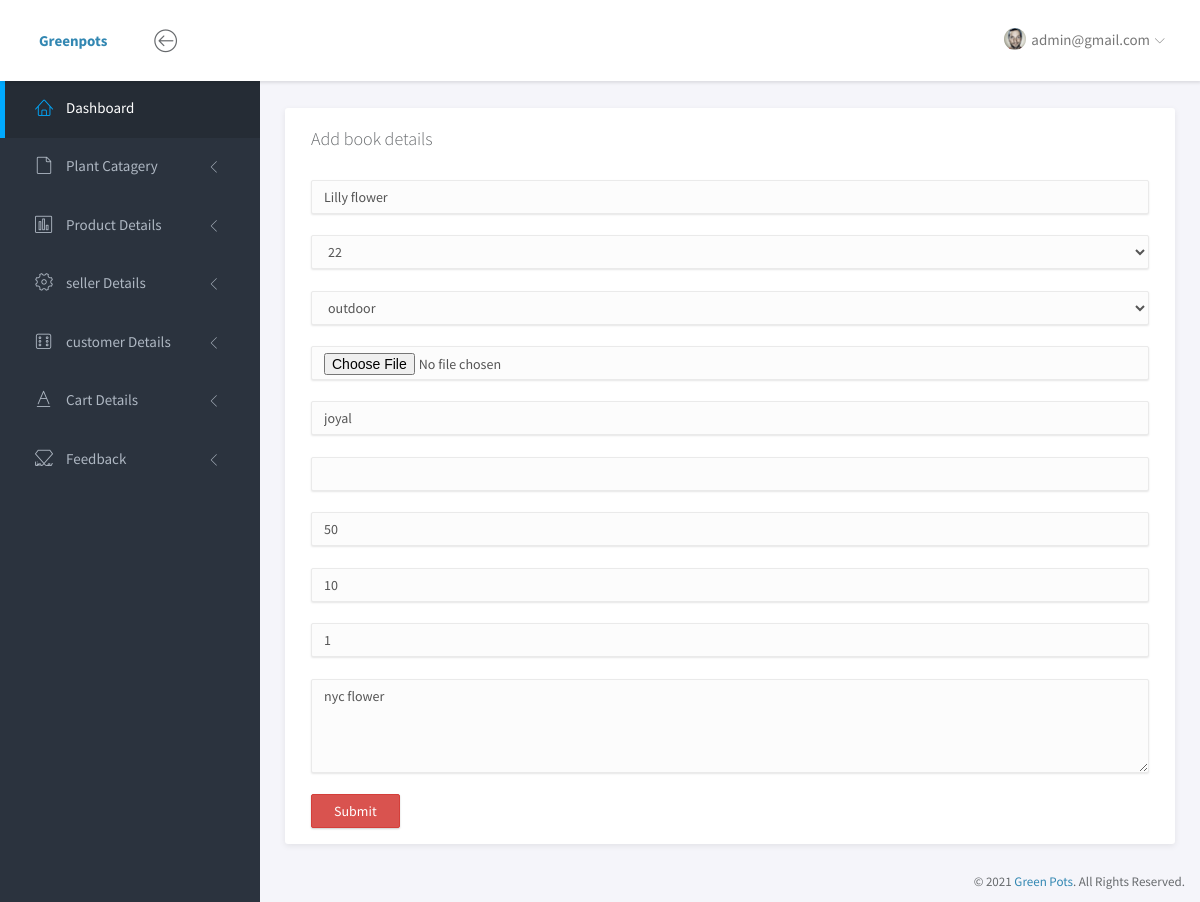
Page /admin/addproductupdate.php?id=3 (signed in) on the committed database.
### tables this page shows
CREATE TABLE `addproduct` (
  `b_id` int(11) NOT NULL,
  `sa_id` int(11) NOT NULL,
  `name` varchar(100) NOT NULL,
  `cname` varchar(100) NOT NULL,
  `condname` varchar(100) NOT NULL,
  `image` varchar(100) NOT NULL,
  `aname` varchar(100) NOT NULL,
  `pname` varchar(100) NOT NULL,
  `price` int(100) NOT NULL,
  `description` varchar(800) NOT NULL,
  `discount` int(100) NOT NULL,
  `quantity` int(100) NOT NULL
);

### app/Main.php (called while the page is built, shortened)
<?php
class Main {
    public function __construct(){
        try{
            $this->conn = new PDO(DB_TYPE.":host=".DB_SERVER.";dbname=".DB_DATABASE, DB_USER, DB_PASSWORD);
        }
        catch (PDOException $e){
            echo '<h3>Database Not Connected</h3>','<p>Please Check database connection before running this site ...</p>'; exit;
        }
    }
}

### app/Admin.php (called while the page is built, shortened)
<?php
class Admin extends Main
{
	public function ret($stmt){
		$stmt = $this->conn->prepare($stmt);
		$stmt->execute();
		return $stmt;
	}
}
?>

### admin/addproductupdate.php (the view, shortened to what this page needs)
<?php
$admin = new Admin();
$id = $_GET['id'];
$stm = $admin -> ret("SELECT * FROM `addproduct` WHERE `b_id` = '".$id."'");
$ro = $stm -> fetch(PDO::FETCH_ASSOC);
?>
<!doctype html>
<html lang="en">
<head>
	<link rel="stylesheet" href="assets/vendor/bootstrap/css/bootstrap.min.css">
	<link rel="stylesheet" href="assets/vendor/font-awesome/css/font-awesome.min.css">
	<link rel="stylesheet" href="assets/vendor/linearicons/style.css">
	<link rel="stylesheet" href="assets/vendor/chartist/css/chartist-custom.css">
	<link rel="stylesheet" href="assets/css/main.css">
	<link rel="stylesheet" href="assets/css/demo.css">
</head>
<body>
	<div id="wrapper">
        <?php include "header.php" ?>
		<?php include "sidebar.php" ?>
		<div class="main">
			<div class="main-content">
				<div class="container-fluid">
					   <div class="panel">
								<div class="panel-heading">
									<h3 class="panel-title">Add book details</h3>
								</div>
								<div class="panel-body">
									<form action="admincontroller/addProduct.php" method="post" enctype="multipart/form-data">
									<input type="text" class="form-control" name="name" value="<?php echo $ro['name'] ?>">
									<br>
							 <select name="title" class="form-control">
                                    <option><?php echo $ro['cname'] ?></option>
                                  </select>
									<br>
							<select name="title_cond" class="form-control">
                                     <option><?php echo $ro['condname'] ?></option>
                             </select>
									<br>
									<input type="file" class="form-control" value="<?php echo $ro['image'] ?>" name="image">
									<br>
									<input type="text" class="form-control" value="<?php echo $ro['aname'] ?>" name="aname">
									<br>
									<input type="text" class="form-control" value="<?php echo $ro['pname'] ?>" name="pname">
									<br>
									<input type="text" class="form-control" value="<?php echo $ro['price'] ?>" name="price">
									<br>
									<input type="text" class="form-control" value="<?php echo $ro['discount'] ?>" name="discount">
									<br>
									<input type="text" class="form-control" value="<?php echo $ro['quantity'] ?>" name="quantity">
									<br>
									<textarea class="form-control" rows="4" name="text"><?php echo $ro['description'] ?></textarea>
									<br>
									 <button type="submit" class="btn btn-danger" name="update">Submit</button>
								</form>
								</div>
							</div>
				</div>
			</div>
		</div>
        <?php include "footer.php" ?>
	</div>
</body>
</html>

### admin/header.php (shortened to what this page needs)
<nav class="navbar navbar-default navbar-fixed-top">
			<div class="brand">
				<a href="index.php"><b>Greenpots</b></a>
			</div>
			<div class="container-fluid">
				<div class="navbar-btn">
					<button type="button" class="btn-toggle-fullwidth"><i class="lnr lnr-arrow-left-circle"></i></button>
				</div>
				<div id="navbar-menu">
					<ul class="nav navbar-nav navbar-right">
						<li class="dropdown">
					   <?php
                        $stmt=$admin -> ret("SELECT * FROM admin");
                        $row=$stmt->fetch(PDO::FETCH_ASSOC);
                        ?>
							<a href="#" class="dropdown-toggle" data-toggle="dropdown"><img src="assets/img/user.png" class="img-circle" alt="Avatar"> <span><?php echo $row['email'];?></span> <i class="icon-submenu lnr lnr-chevron-down"></i></a>
						</li>
					</ul>
				</div>
			</div>
		</nav>

### admin/assets/css/main.css (style rules this page uses)
html { position: relative; min-height: 100%; }
body { background-color: #F3F5F8; font-family: "Source Sans Pro", sans-serif; font-size: 15px; color: #676a6d; }
a { color: #3287B2; }
#wrapper .main { -webkit-transition: all 0.3s ease-in-out; -moz-transition: all 0.3s ease-in-out; -ms-transition: all 0.3s ease-in-out; -o-transition: all 0.3s ease-in-out; transition: all 0.3s ease-in-out; width: calc(100% - 260px); left: 0; position: relative; float: right; background-color: #f5f5fa; }
#wrapper #sidebar-nav, #wrapper .main { padding-top: 80px; }
.main-content { padding: 28px 10px; }
.navbar-default { -webkit-transition: all 0.3s ease-in-out; -moz-transition: all 0.3s ease-in-out; -ms-transition: all 0.3s ease-in-out; -o-transition: all 0.3s ease-in-out; transition: all 0.3s ease-in-out; -moz-box-shadow: 1px 2px 3px rgba(0, 0, 0, 0.1); -webkit-box-shadow: 1px 2px 3px rgba(0, 0, 0, 0.1); box-shadow: 1px 2px 3px rgba(0, 0, 0, 0.1); -webkit-border-radius: 0; -moz-border-radius: 0; border-radius: 0; padding: 0; margin: 0; border: none; background-color: #fff; }
.navbar-default .brand { float: left; padding: 30px 39px; background-color: #fff; }
.navbar-btn { float: left; padding: 16px 0; }
.navbar-btn button { font-size: 24px; padding: 4px 8px; line-height: .7; border: none; background: none; outline: none; }
.navbar-nav > li > a { padding: 28px 20px; }
.navbar-nav > li > a > i { font-size: 22px; margin-right: 2px; vertical-align: middle; }
.navbar-nav > li > a > i.icon-submenu { margin-left: 2px; margin-right: 0; font-size: 10px; position: relative; top: 2px; }
.navbar-nav > li > a > span { position: relative; top: 2px; }
.navbar-nav > li > a img { width: 22px; margin-right: 2px; }
@media screen and (min-width: 768px) { .navbar-nav.navbar-right { margin-right: 0; } }
.form-control { -moz-box-shadow: 0px 1px 2px 0 rgba(0, 0, 0, 0.1); -webkit-box-shadow: 0px 1px 2px 0 rgba(0, 0, 0, 0.1); box-shadow: 0px 1px 2px 0 rgba(0, 0, 0, 0.1); -webkit-border-radius: 2px; -moz-border-radius: 2px; border-radius: 2px; border-color: #eaeaea; background-color: #fcfcfc; }
.btn { -webkit-border-radius: 2px; -moz-border-radius: 2px; border-radius: 2px; -moz-box-shadow: 0px 1px 2px 0 rgba(0, 0, 0, 0.2); -webkit-box-shadow: 0px 1px 2px 0 rgba(0, 0, 0, 0.2); box-shadow: 0px 1px 2px 0 rgba(0, 0, 0, 0.2); padding: 6px 22px; }
.panel { -webkit-border-radius: 3px; -moz-border-radius: 3px; border-radius: 3px; -moz-box-shadow: 0 2px 6px rgba(0, 0, 0, 0.08); -webkit-box-shadow: 0 2px 6px rgba(0, 0, 0, 0.08); box-shadow: 0 2px 6px rgba(0, 0, 0, 0.08); background-color: #fff; margin-bottom: 30px; }
.panel .panel-heading, .panel .panel-body, .panel .panel-footer { padding-left: 25px; padding-right: 25px; }
.panel .panel-heading { padding-top: 20px; padding-bottom: 20px; position: relative; }
.panel .panel-heading .panel-title { margin: 0; font-size: 18px; font-weight: 300; }
.panel .panel-body { padding-top: 10px; padding-bottom: 15px; }

### rows in the picture
addproduct: name "Lilly flower", title "22", title_cond "outdoor", aname "joyal", price "50", discount "10", quantity "1", text "nyc flower"

### other values in the picture
$row['email'] "admin@gmail.com"
